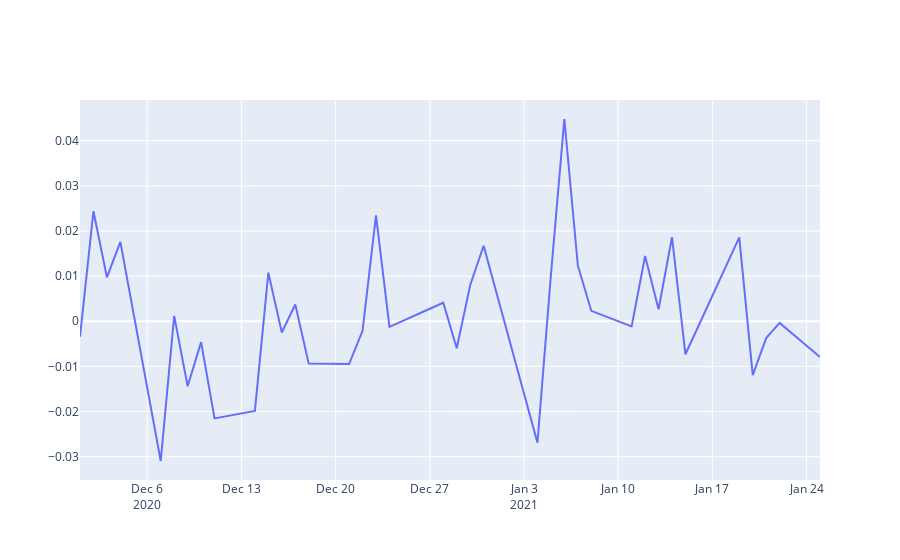

This figure's notebook cell:
### Code cell
fig = go.Figure()
fig.add_trace(go.Scatter(x=PFG.Date, y=PFG.DailyReturn,
                    mode='lines',
                    name='DailyReturn'))
